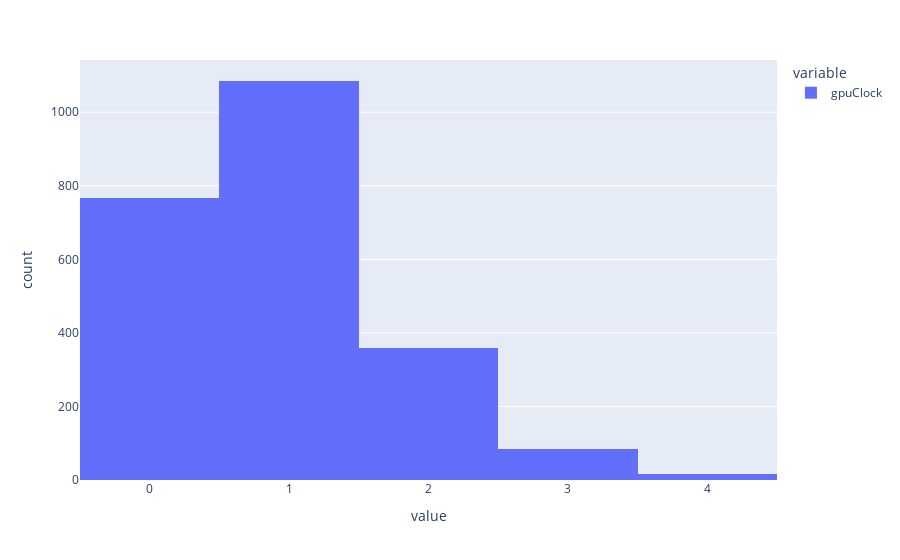

The notebook cell saved with this chart:
### Code cell
px.histogram(train_width["gpuClock"])

### Figure 1 — Plotly figure (JSON) as saved in the notebook; plotly's stock layout.template omitted (floating-point values rounded to 4 significant figures; data arrays with more than 128 entries replaced by an {"elided": "..."} marker saying what was removed)
{"data": [{"alignmentgroup": "True", "bingroup": "x", "hovertemplate": "variable=gpuClock<br>value=%{x}<br>count=%{y}<extra></extra>", "legendgroup": "gpuClock", "marker": {"color": "#636efa", "pattern": {"shape": ""}}, "name": "gpuClock", "offsetgroup": "gpuClock", "orientation": "v", "showlegend": true, "type": "histogram", "x": {"elided": "2311 int values"}, "xaxis": "x", "yaxis": "y"}], "layout": {"autosize": true, "barmode": "relative", "legend": {"title": {"text": "variable"}, "tracegroupgap": 0}, "margin": {"t": 60}, "xaxis": {"anchor": "y", "autorange": true, "domain": [0, 1], "range": [-0.5, 4.5], "title": {"text": "value"}, "type": "linear"}, "yaxis": {"anchor": "x", "autorange": true, "domain": [0, 1], "range": [0, 1142.0], "title": {"text": "count"}}}}
